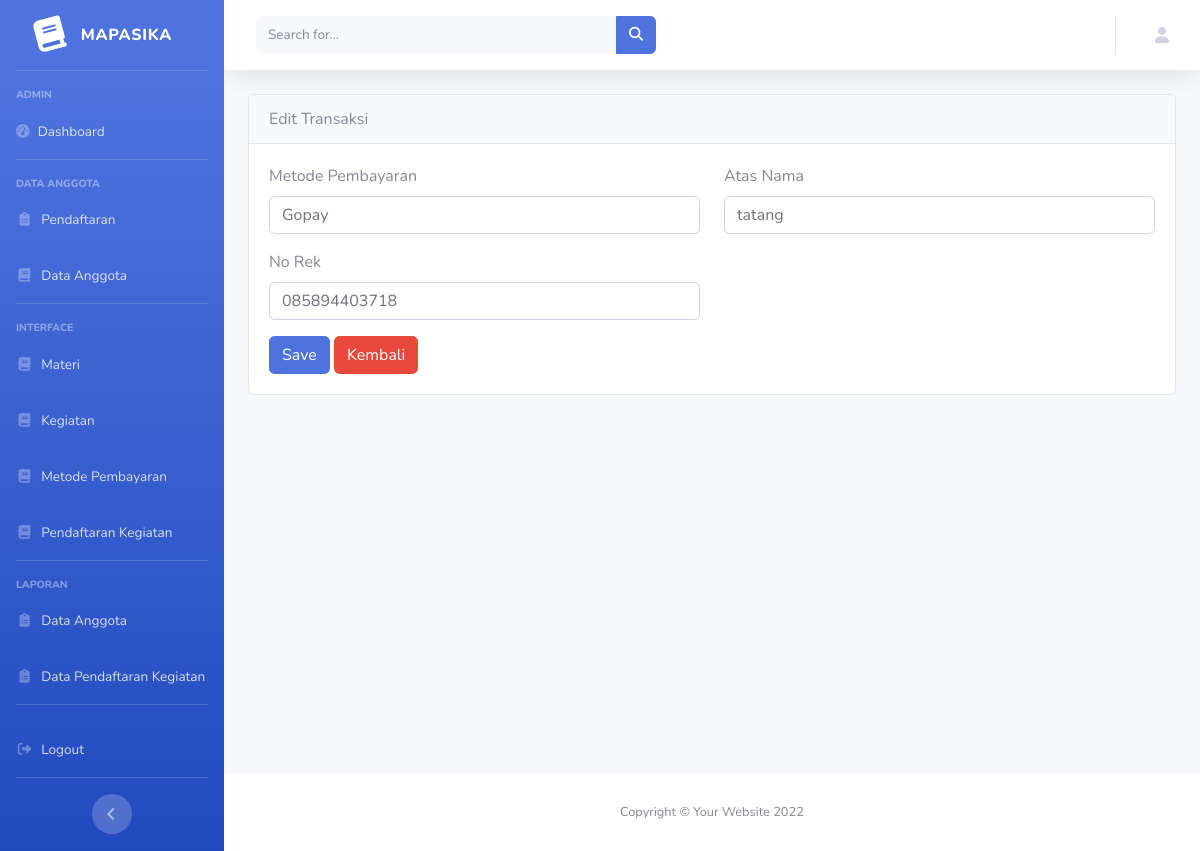
The app's page /transaksi/edit/1 with its own data.
### tables this page shows
CREATE TABLE `transaksi` (
  `id_transaksi` int(11) NOT NULL,
  `metode_pembayaran` varchar(30) NOT NULL,
  `norek` varchar(30) NOT NULL,
  `atas_nama` varchar(50) NOT NULL
);

### application/controllers/Transaksi.php (called while the page is built, shortened)
<?php
class Transaksi extends CI_Controller {
    public function __construct(){
        $this->load->model('ModelUser');
        $this->load->model('ModelKegiatan');
        $this->load->library('form_validation');
      }
    public function edit($id) {
        $data['judul'] = 'Edit Transaksi';
        $data['user'] = $this->ModelUser->cekData(['email' => $this->session->userdata('email')])->row_array();
        $data['tran'] = $this->ModelKegiatan->KegiatanNo(['id_transaksi' => $id])->row_array();
        $this->load->view('templates/admin_header', $data);
        $this->load->view('templates/admin_sidebar', $data);
        $this->load->view('templates/admin_topbar', $data);
        $this->load->view('transaksi/edit', $data);
        $this->load->view('templates/admin_footer');
    }
}

### index.php (called while the page is built, shortened)
<?php
require_once BASEPATH.'core/CodeIgniter.php';

### application/models/ModelKegiatan.php (called while the page is built, shortened)
<?php
class ModelKegiatan extends CI_Model{
    public function KegiatanNo($where = null)
    {
        return $this->db->get_where('transaksi', $where);
    }
}

### application/views/transaksi/edit.php (the view, shortened to what this page needs)
<div class="container-fluid" style="height: 680px;">
  <div class="card mb-3">
      <div class="card-header">
          Edit Transaksi
      </div>
      <div class="card-body">
        <div class="content-wrapper">
          <section class="content">
          <div class="row">
              <div class="col-md-12">
                  <div class="box box-primary">
                  <div class="box-body">
                            <form action="<?= base_url('transaksi/update_transaksi'); ?>" method="POST" enctype="multipart/form-data">
                                <div class="row">
                                    <div class="col-sm-6">
                                        <div class="form-group">
                                            <label>Metode Pembayaran</label>
                                            <input type="text" class="form-control" name="metode" value="<?= $tran['metode_pembayaran'];?>">
                                        </div>
                                        <div class="form-group">
                                            <label>No Rek</label>
                                            <input type="text" class="form-control" name="norek" value="<?= $tran['norek'];?>">
                                        </div>
                                    </div>
                                    <div class="col-sm-6">
                                        <div class="form-group">
                                            <label>Atas Nama</label>
                                            <input type="text" class="form-control" name="nama" value="<?= $tran['atas_nama'];?>">
                                        </div>
                                    </div>
                                </div>
                                <div class="pull-right">
                                    <button type="submit" class="btn btn-primary btn-md">Save</button>
                            </form>
                                    <a href="<?= base_url('transaksi'); ?>" class="btn btn-danger btn-md">Kembali</a>
                                </div>
                    </div>
                  </div>
              </div>
            </div>
        </div>
      </div>
  </div>
</div>

### records on screen
transaksi: metode "Gopay", norek "085894403718", nama "tatang"
